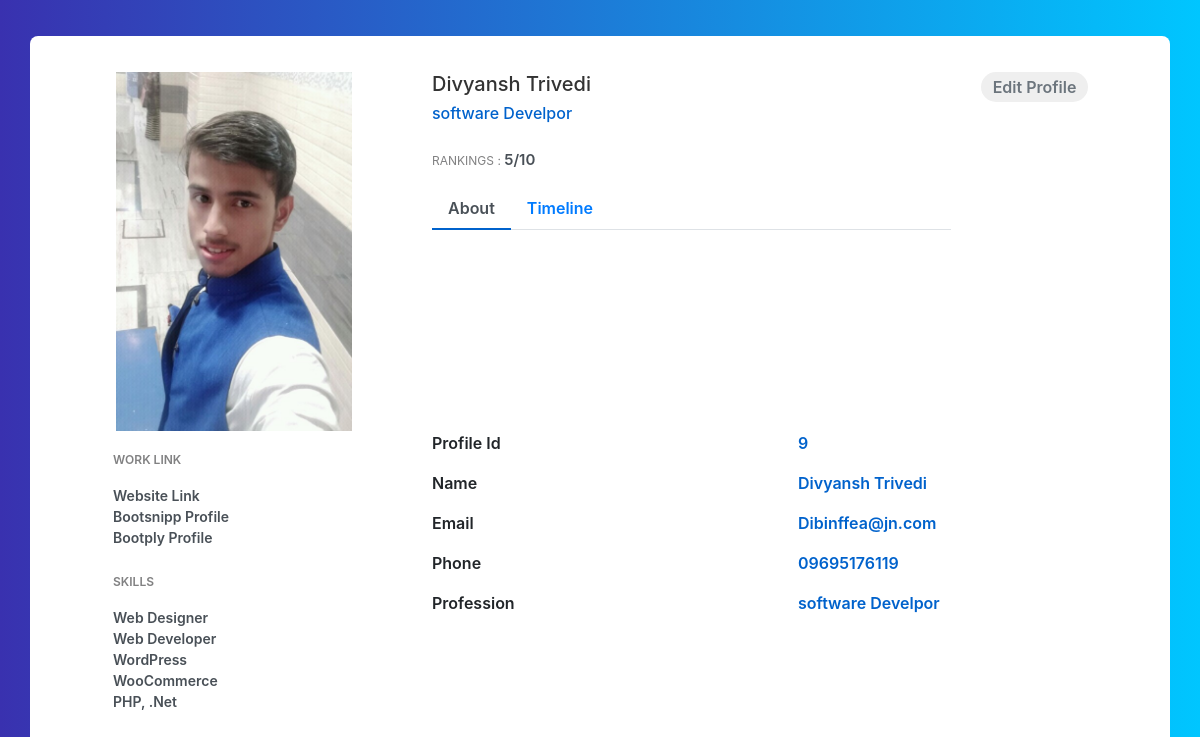
Screenshot of /details/ with the database file from the repository.
### core/models.py (models this page shows, shortened)
class Profile(models.Model):
    first_name = models.CharField(max_length=70)
    last_name = models.CharField(max_length=70)
    date = models.DateField()
    phone = models.BigIntegerField()
    email = models.EmailField()
    ranking = models.IntegerField()
    profession = models.CharField(max_length=200)
    status = models.CharField(choices=types,max_length=20,null=True,blank=False,default='employee')
    present = models.BooleanField(default=False)
    image = models.ImageField()
    updated = models.DateTimeField(auto_now=True)
    shift = models.TimeField()

### core/views.py (the view)
# urls.py: path('details/', details, name= 'details'),
def details(request):
    try:
        last_face = LastFace.objects.last()
        profile = Profile.objects.get(Q(image__icontains=last_face))
    except:
        last_face = None
        profile = None
    context = {
        'profile': profile,
        'last_face': last_face
    }
    return render(request, 'core/details.html', context)

### core/models.py (called while the page is built)
    def __str__(self):
        return self.last_face

### core/templates/core/details.html (shortened to what this page needs)
{% extends "core/base.html" %}
{% load static %}
{% block content %}
{% if profile == None %}
<div class="container emp-profile">
    <div class="row">
        <div class="col-md-5">
            <div class="alert alert-warning">
                <svg width="1.0625em" height="1em" viewBox="0 0 17 16" class="bi bi-exclamation-triangle"
                    fill="currentColor" xmlns="http://www.w3.org/2000/svg">
                    <path fill-rule="evenodd"
                        d="M7.938 2.016a.146.146 0 0 0-.054.057L1.027 13.74a.176.176 0 0 0-.002.183c.016.03.037.05.054.06.015.01.034.017.066.017h13.713a.12.12 0 0 0 .066-.017.163.163 0 0 0 .055-.06.176.176 0 0 0-.003-.183L8.12 2.073a.146.146 0 0 0-.054-.057A.13.13 0 0 0 8.002 2a.13.13 0 0 0-.064.016zm1.044-.45a1.13 1.13 0 0 0-1.96 0L.165 13.233c-.457.778.091 1.767.98 1.767h13.713c.889 0 1.438-.99.98-1.767L8.982 1.566z" />
                    <path
                        d="M7.002 12a1 1 0 1 1 2 0 1 1 0 0 1-2 0zM7.1 5.995a.905.905 0 1 1 1.8 0l-.35 3.507a.552.552 0 0 1-1.1 0L7.1 5.995z" />
                </svg>
                <p><b>Note: </b>
                <ul>
                    <li>It takes some time to turn on the scanner if your computer hardware
                        does not meet the requirements of the face recognition software</li>
                    <li>consider providing good lighting and good resolution cameras
                        for the software to work properly</li>
                </ul>
                <small>(this window will disappear after running the first scan)</small>
                </p>
            </div>
        </div>
        <div class="col-md-1">
        </div>
        <div class="col-md-6">
            <div>
                <img src="{% static 'img/fgirl.jpg'%}" alt="" width="99%">
            </div>
        </div>
    </div>
</div>
{% else %}
<div class="container emp-profile">
        <div class="row">
            <div class="col-md-4">
                <div class="profile-img">
                    <img src="{{ profile.image.url }}" alt="" />
                </div>
            </div>
            <div class="col-md-6">
                <div class="profile-head">
                    <h5>
                        {{profile.first_name}} {{profile.last_name}}
                    </h5>
                    <h6>
                        {{profile.profession }}
                    </h6>
                    <p class="proile-rating">RANKINGS : <span>{{profile.ranking}}/10</span></p>
                    <ul class="nav nav-tabs" id="myTab" role="tablist">
                        <li class="nav-item">
                            <a class="nav-link active" id="home-tab" data-toggle="tab" href="#home" role="tab"
                                aria-controls="home" aria-selected="true">About</a>
                        </li>
                        <li class="nav-item">
                            <a class="nav-link" id="profile-tab" data-toggle="tab" href="#profile" role="tab"
                                aria-controls="profile" aria-selected="false">Timeline</a>
                        </li>
                    </ul>
                </div>
            </div>
            <div class="col-md-2">
                <a href="{% url 'edit_profile' profile.id %}"><input type="button" class="profile-edit-btn" name="btnAddMore" value="Edit Profile" /></a>
            </div>
        </div>
        <div class="row">
            <div class="col-md-4">
                <div class="profile-work">
                    <p>WORK LINK</p>
                    <a href="">Website Link</a><br />
                    <a href="">Bootsnipp Profile</a><br />
                    <a href="">Bootply Profile</a>
                    <p>SKILLS</p>
                    <a href="">Web Designer</a><br />
                    <a href="">Web Developer</a><br />
                    <a href="">WordPress</a><br />
                    <a href="">WooCommerce</a><br />
                    <a href="">PHP, .Net</a><br />
                </div>
            </div>
            <div class="col-md-8">
                <div class="tab-content profile-tab" id="myTabContent">
                    <div class="tab-pane fade show active" id="home" role="tabpanel" aria-labelledby="home-tab">
                        <div class="row">
                            <div class="col-md-6">
                                <label>Profile Id</label>
                            </div>
                            <div class="col-md-6">
                                <p>{{profile.id}}</p>
                            </div>
                        </div>
                        <div class="row">
                            <div class="col-md-6">
                                <label>Name</label>
                            </div>
                            <div class="col-md-6">
                                <p>{{profile.first_name}} {{profile.last_name}}</p>
                            </div>
                        </div>
                        <div class="row">
                            <div class="col-md-6">
                                <label>Email</label>
                            </div>
                            <div class="col-md-6">
                                <p>{{profile.email}}</p>
                            </div>
                        </div>
                        <div class="row">
                            <div class="col-md-6">
                                <label>Phone</label>
                            </div>
                            <div class="col-md-6">
                                <p>0{{profile.phone}}</p>
                            </div>
                        </div>
                        <div class="row">
                            <div class="col-md-6">
                                <label>Profession</label>
                            </div>
                            <div class="col-md-6">
                                <p>{{ profile.profession }}</p>
                            </div>
                        </div>
                    </div>
                </div>
            </div>
        </div>
</div>
{% endif %}
{% endblock content %}

### static/css/details.css (style rules this page uses)
.emp-profile { padding: 3%; margin-top: 3%; margin-bottom: 3%; border-radius: 0.5rem; background: #fff; }
.profile-img { text-align: center; }
.profile-img img { width: 70%; height: 100%; }
.profile-head h5 { color: #333; }
.profile-head h6 { color: #0062cc; }
.profile-edit-btn { border: none; border-radius: 1.5rem; width: 70%; padding: 2%; font-weight: 600; color: #6c757d; cursor: pointer; }
.proile-rating { font-size: 12px; color: #818182; margin-top: 5%; }
.proile-rating span { color: #495057; font-size: 15px; font-weight: 600; }
.profile-head .nav-tabs { margin-bottom:5%; }
.profile-head .nav-tabs .nav-link { font-weight:600; border: none; }
.profile-head .nav-tabs .nav-link.active { border: none; border-bottom:2px solid #0062cc; }
.profile-work { padding: 14%; margin-top: -15%; }
.profile-work p { font-size: 12px; color: #818182; font-weight: 600; margin-top: 10%; }
.profile-work a { text-decoration: none; color: #495057; font-weight: 600; font-size: 14px; }
.profile-tab label { font-weight: 600; }
.profile-tab p { font-weight: 600; color: #0062cc; }

### static/css/body.css (style rules this page uses)
body { background: -webkit-linear-gradient(left, #3931af, #00c6ff); }

### rows the page displays
Profile: image (picture), first_name "Divyansh", last_name "Trivedi", profession "software Develpor", ranking "5", id "9", email "Dibinffea@jn.com", phone "9695176119"
